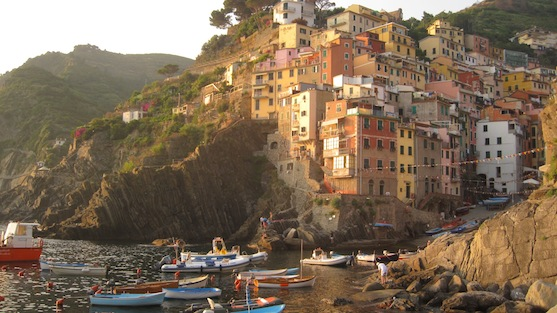
//> input picture histo/test16/sanjay.jpg, 557 x 313 px
$ ./1d_histogram_on_opencv sanjay.jpg   (built with g++ and OpenCV 4)
//> lines starting //> are read from the running program, lines starting //| are printed output that depends on the picture; after the words box and inside, x2 and y2 are one past the last pixel; in counts of white or black regions, pixels touching at a corner belong together
#include "opencv2/highgui/highgui.hpp"
#include "opencv2/imgproc/imgproc.hpp"
#include <iostream>

using namespace cv;
using namespace std;

Mat imHist(Mat hist, float scaleX=1, float scaleY=1){
  double maxVal=0;
  minMaxLoc(hist, 0, &maxVal, 0, 0);
  int rows = 64; //default height size
  int cols = hist.rows; //get the width size from the histogram
  Mat histImg = Mat::zeros(rows*scaleX, cols*scaleY, CV_8UC3);
  //for each bin
  for(int i=0;i<cols-1;i++) {
    float histValue = hist.at<float>(i,0);
    float nextValue = hist.at<float>(i+1,0);
    Point pt1 = Point(i*scaleX, rows*scaleY);
    Point pt2 = Point(i*scaleX+scaleX, rows*scaleY);
    Point pt3 = Point(i*scaleX+scaleX, (rows-nextValue*rows/maxVal)*scaleY);
    Point pt4 = Point(i*scaleX, (rows-nextValue*rows/maxVal)*scaleY);

    int numPts = 5;
    Point pts[] = {pt1, pt2, pt3, pt4, pt1};

    fillConvexPoly(histImg, pts, numPts, Scalar(255,255,255));
  }
  return histImg;
}

int main( int argc, char** argv ) {
  // check for supplied argument
  if( argc < 2 ) {
    cout << "Usage: loadimg <sanjay.jpg>\n" << endl;
    return 1;
  }

  // load the image, load the image in grayscale
  Mat img = imread( argv[1], CV_LOAD_IMAGE_COLOR );
//> img is the input picture: 313 rows x 557 cols, CV_8UC3; mean B, G, R 88, 108.8, 127.3

  // always check
  if( img.data == NULL ) {
    cout << "Cannot load file " << argv[1] << endl;
    return 1;
  }

  //Hold the histogram
  MatND hist;
  Mat histImg;
  int nbins = 256; // lets hold 256 levels
  int hsize[] = { nbins }; // just one dimension
  float range[] = { 0, 255 };
  const float *ranges[] = { range };
  int chnls[] = {0};

  // create colors channels
  vector<Mat> colors;
  split(img, colors);
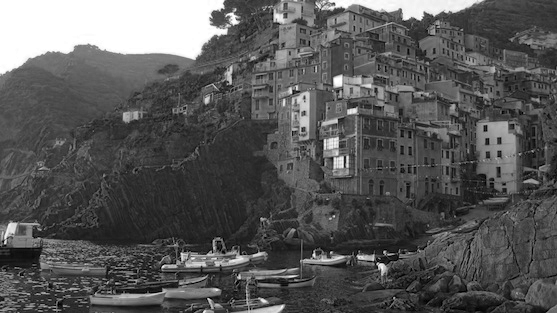
//> colors[0]: 313 rows x 557 cols, CV_8UC1; min 0, max 255, mean 88
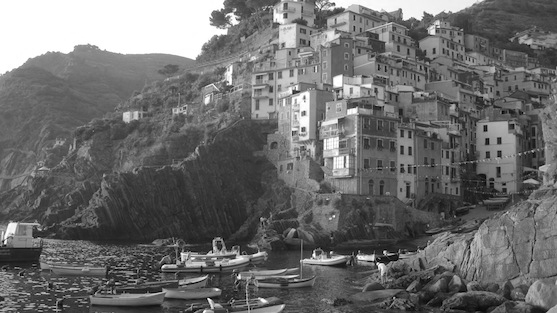
//> colors[1]: 313 rows x 557 cols, CV_8UC1; min 0, max 255, mean 108.8
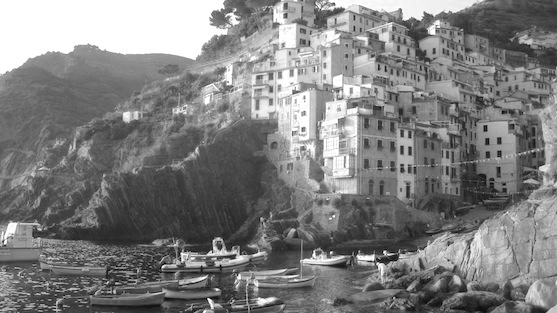
//> colors[2]: 313 rows x 557 cols, CV_8UC1; min 0, max 255, mean 127.3

  // compute for all colors
  calcHist(&colors[0], 1, chnls, Mat(), hist,1,hsize,ranges);
//> hist = 256 values, max 2373 at index 49, min 0 at index 255, mean 640.1
  histImg = imHist(hist,3,3);
//> in imHist, `minMaxLoc(hist, 0, &maxVal, 0, 0);`: maxVal = 2373
//> the loop in imHist, `for(int i=0;i<cols-1;i++)` made 255 passes
//> (histValue, nextValue, pt3, pt4) on passes 1 to 3: (286, 24, Point(3, 190), Point(0, 190)), (24, 29, Point(6, 189), Point(3, 189)), (29, 26, Point(9, 189), Point(6, 189))
//> after the loop in imHist, `for(int i=0;i<cols-1;i++)`:
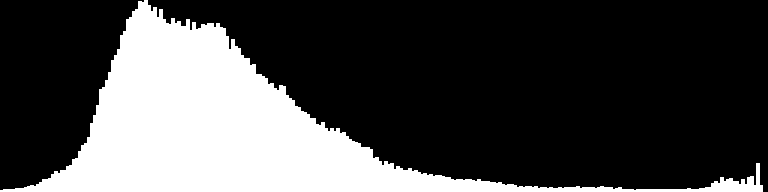
//> histImg: 192 rows x 768 cols, CV_8UC3; 27.4% white; 1 white region, box (x1, y1, x2, y2) and area: (0, 0, 763, 192) 40440
  imshow("Blue",histImg);

  calcHist(&colors[1], 1, chnls, Mat(), hist,1,hsize,ranges);
//> hist = 256 values, max 1636 at index 98, min 0 at index 255, mean 638.7
  histImg = imHist(hist,3,3);
//> call 2 of imHist, with scaleX = 3, scaleY = 3
//> in imHist (call 2), `minMaxLoc(hist, 0, &maxVal, 0, 0);`: maxVal = 1636
//> the loop in imHist (call 2), `for(int i=0;i<cols-1;i++)` made 255 passes
//> (histValue, nextValue, pt3, pt4) on passes 1 to 3: (79, 17, Point(3, 190), Point(0, 190)), (17, 13, Point(6, 190), Point(3, 190)), (13, 10, Point(9, 190), Point(6, 190))
//> after the loop in imHist (call 2), `for(int i=0;i<cols-1;i++)`:
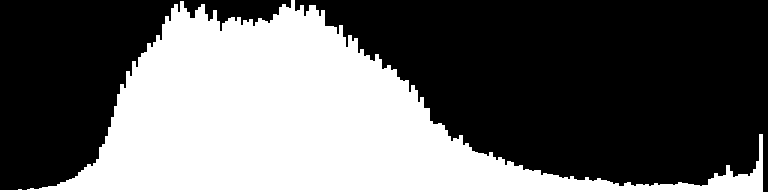
//> histImg: 192 rows x 768 cols, CV_8UC3; 39.6% white; 1 white region, box (x1, y1, x2, y2) and area: (0, 0, 763, 192) 58443
  imshow("Green",histImg);

  calcHist(&colors[2], 1, chnls, Mat(), hist,1,hsize,ranges);
//> hist = 256 values, max 1450 at index 111, min 0 at index 255, mean 633.2
  histImg = imHist(hist,3,3);
//> call 3 of imHist, with scaleX = 3, scaleY = 3
//> in imHist (call 3), `minMaxLoc(hist, 0, &maxVal, 0, 0);`: maxVal = 1450
//> the loop in imHist (call 3), `for(int i=0;i<cols-1;i++)` made 255 passes
//> (histValue, nextValue, pt3, pt4) on passes 1 to 3: (3, 5, Point(3, 191), Point(0, 191)), (5, 2, Point(6, 191), Point(3, 191)), (2, 5, Point(9, 191), Point(6, 191))
//> after the loop in imHist (call 3), `for(int i=0;i<cols-1;i++)`:
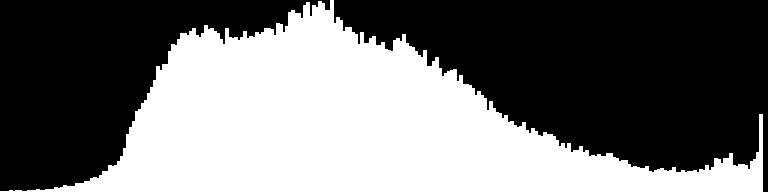
//> histImg: 192 rows x 768 cols, CV_8UC3; 44.3% white; 1 white region, box (x1, y1, x2, y2) and area: (0, 0, 763, 192) 65311
  imshow("Red",histImg);

  // show image
  imshow("Image", img);

  // wait until user press a key
  waitKey(0);

  // no need to release the memory, Mat do it for you
  return 0;
}
